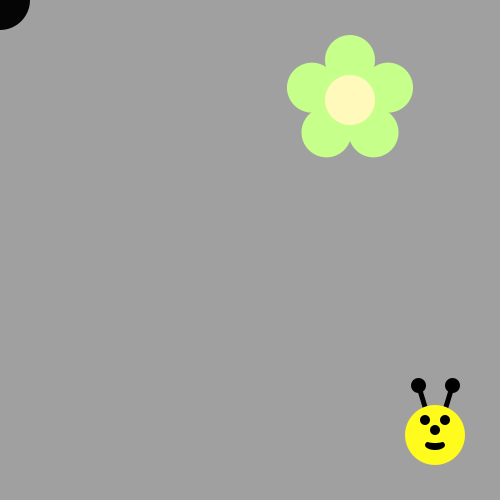
Frame 1 (no input)
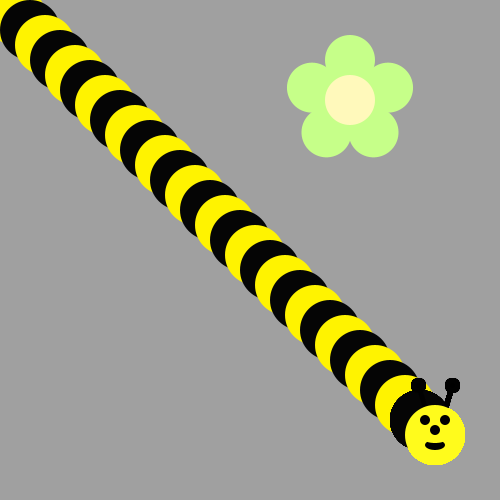
Frame 60 (the mouse pressed at the canvas centre just before this capture)
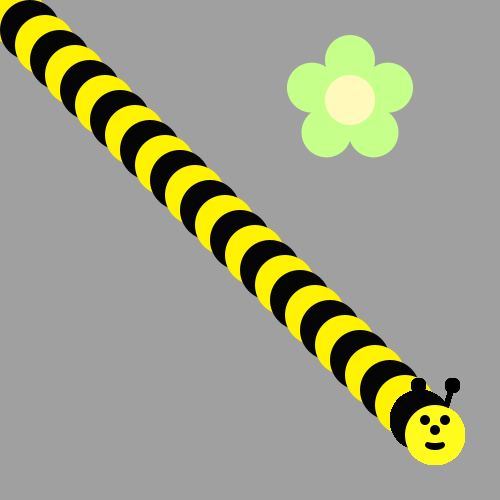
Frame 120 (the mouse held since frame 60 and released just before this capture)

The Processing sketch that drew these frames (run headless with seeded random() and noise(); from frame 60 on, the mouse is pressed at the canvas centre):

// Processing sketch: bumble_bee
// ── bumble_bee.pde
int x =0;
int y =0;
int count = 0;

void draw() {
/*Use a loop to make a body for the Bee!
Then put his head on using drawBeeFace(x,y)
Use Modulo to make the colors alternate 
*/

if(count % 2 == 0){
 fill(#050505) ;
}
else{
  fill(#FFF300);
}
if(count>33){
  
}
ellipse(x,y,60,60);
if(x<width-80){
x+=15;
y+=15;
count++;
}
drawBeeFace(435,435);
}

void drawFlower(int x, int y) {
     noStroke();
     translate(x, y);
     // draw 5 petals, rotating after each one
     fill(#c6ff89);      // green
      for (int i = 0; i < 5; i++) {
           ellipse(0, -40, 50, 50);
          rotate(radians(72));
     }
     fill(#fff9bb); // light yellow
     ellipse(0, 0, 50, 50);
} 
void drawBeeFace(int BeeFaceX, int BeeFaceY) {
     noStroke();
     fill(0, 0, 0);
     stroke(1);
     strokeWeight(5);
     line(BeeFaceX-10, BeeFaceY-27, BeeFaceX-17, BeeFaceY-50);
     line(BeeFaceX+10, BeeFaceY-27, BeeFaceX+17, BeeFaceY-50);
     ellipse(BeeFaceX-17, BeeFaceY-50, 10, 10);
     ellipse(BeeFaceX+17, BeeFaceY-50, 10, 10);
     noStroke();
     fill(255, 251, 28);
     ellipse(BeeFaceX, BeeFaceY, 60, 60); // face
     fill(255, 237, 209);
     fill(0,0,0);
      ellipse(BeeFaceX-10, BeeFaceY-15, 10, 10); // eyes
     ellipse(BeeFaceX+10, BeeFaceY-15, 10, 10);
      ellipse(BeeFaceX, BeeFaceY-5, 10, 10); // nose
      ellipse(BeeFaceX, BeeFaceY+10, 20, 10);// mouth
     fill(255, 251, 28);
     ellipse(BeeFaceX, BeeFaceY+5, 20, 6);
}

void setup() {
     ellipseMode(CENTER);
     size(500, 500);
     background(160, 160, 160);
      drawFlower(350, 100);
}
